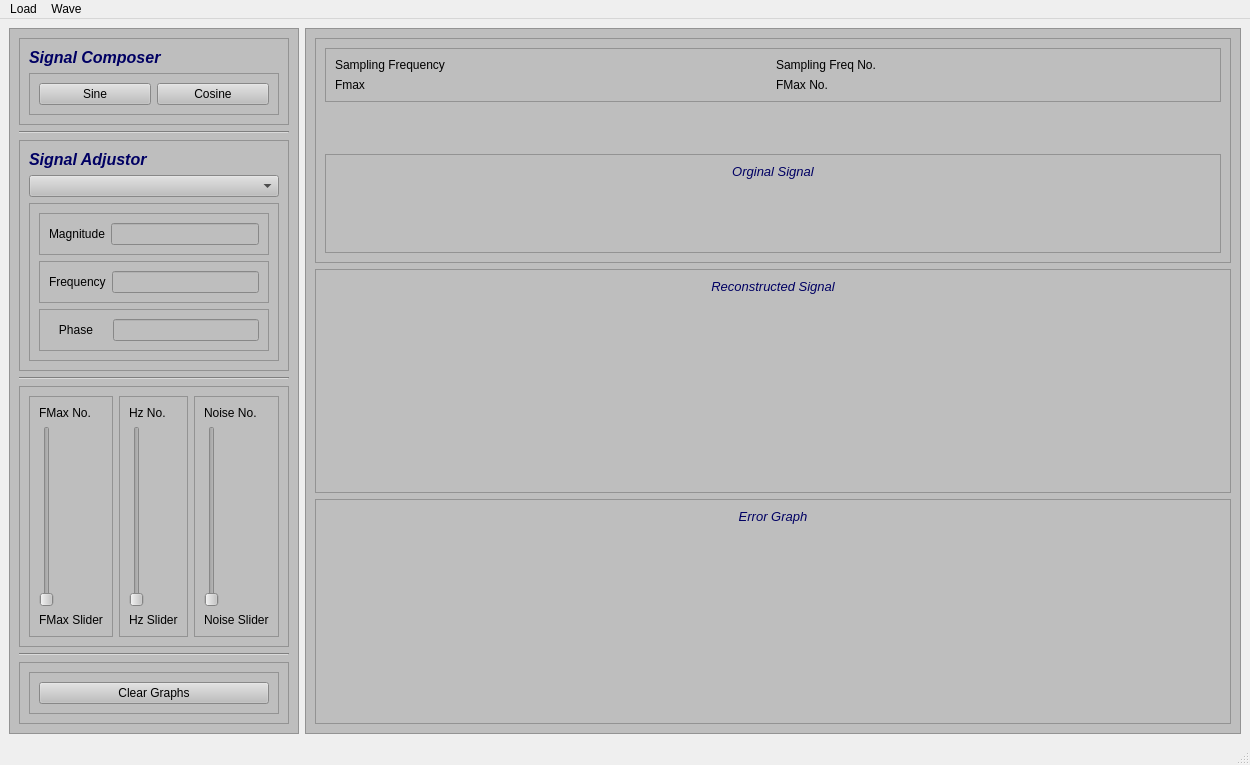
<?xml version="1.0" encoding="UTF-8"?>
<ui version="4.0">
 <class>MainWindow</class>
 <widget class="QMainWindow" name="MainWindow">
  <property name="geometry">
   <rect>
    <x>0</x>
    <y>0</y>
    <width>1250</width>
    <height>765</height>
   </rect>
  </property>
  <property name="windowTitle">
   <string>MainWindow</string>
  </property>
  <property name="styleSheet">
   <string notr="true"/>
  </property>
  <widget class="QWidget" name="centralwidget">
   <property name="styleSheet">
    <string notr="true"/>
   </property>
   <layout class="QFormLayout" name="formLayout">
    <item row="0" column="0">
     <widget class="QFrame" name="frame">
      <property name="styleSheet">
       <string notr="true">background-color: rgb(190, 190, 190);</string>
      </property>
      <property name="frameShape">
       <enum>QFrame::StyledPanel</enum>
      </property>
      <property name="frameShadow">
       <enum>QFrame::Raised</enum>
      </property>
      <layout class="QVBoxLayout" name="verticalLayout">
       <item>
        <widget class="QFrame" name="frame_11">
         <property name="styleSheet">
          <string notr="true">background-color: rgb(190, 190, 190);
color: rgb(0, 0, 0);</string>
         </property>
         <property name="frameShape">
          <enum>QFrame::StyledPanel</enum>
         </property>
         <property name="frameShadow">
          <enum>QFrame::Raised</enum>
         </property>
         <layout class="QVBoxLayout" name="verticalLayout_10">
          <item alignment="Qt::AlignTop">
           <widget class="QLabel" name="label">
            <property name="styleSheet">
             <string notr="true">color: rgb(0, 0, 99);
</string>
            </property>
            <property name="text">
             <string>&lt;html&gt;&lt;head/&gt;&lt;body&gt;&lt;p&gt;&lt;span style=&quot; font-size:12pt; font-weight:600; font-style:italic;&quot;&gt;Signal Composer&lt;/span&gt;&lt;/p&gt;&lt;/body&gt;&lt;/html&gt;</string>
            </property>
           </widget>
          </item>
          <item>
           <widget class="QFrame" name="frame_13">
            <property name="frameShape">
             <enum>QFrame::StyledPanel</enum>
            </property>
            <property name="frameShadow">
             <enum>QFrame::Raised</enum>
            </property>
            <layout class="QHBoxLayout" name="horizontalLayout_3">
             <item>
              <widget class="QPushButton" name="SinButton">
               <property name="text">
                <string>Sine</string>
               </property>
              </widget>
             </item>
             <item>
              <widget class="QPushButton" name="CosButton">
               <property name="text">
                <string>Cosine</string>
               </property>
              </widget>
             </item>
            </layout>
           </widget>
          </item>
         </layout>
        </widget>
       </item>
       <item>
        <widget class="Line" name="line">
         <property name="orientation">
          <enum>Qt::Horizontal</enum>
         </property>
        </widget>
       </item>
       <item>
        <widget class="QFrame" name="frame_6">
         <property name="styleSheet">
          <string notr="true">background-color: rgb(190, 190, 190);</string>
         </property>
         <property name="frameShape">
          <enum>QFrame::StyledPanel</enum>
         </property>
         <property name="frameShadow">
          <enum>QFrame::Raised</enum>
         </property>
         <layout class="QVBoxLayout" name="verticalLayout_9">
          <item alignment="Qt::AlignTop">
           <widget class="QLabel" name="label_2">
            <property name="styleSheet">
             <string notr="true">color: rgb(0, 0, 99);</string>
            </property>
            <property name="text">
             <string>&lt;html&gt;&lt;head/&gt;&lt;body&gt;&lt;p&gt;&lt;span style=&quot; font-size:12pt; font-weight:600; font-style:italic;&quot;&gt;Signal Adjustor&lt;/span&gt;&lt;/p&gt;&lt;/body&gt;&lt;/html&gt;</string>
            </property>
           </widget>
          </item>
          <item>
           <widget class="QComboBox" name="comboBox"/>
          </item>
          <item>
           <widget class="QFrame" name="frame_7">
            <property name="frameShape">
             <enum>QFrame::StyledPanel</enum>
            </property>
            <property name="frameShadow">
             <enum>QFrame::Raised</enum>
            </property>
            <layout class="QGridLayout" name="gridLayout">
             <item row="0" column="0">
              <widget class="QFrame" name="frame_19">
               <property name="frameShape">
                <enum>QFrame::StyledPanel</enum>
               </property>
               <property name="frameShadow">
                <enum>QFrame::Raised</enum>
               </property>
               <layout class="QHBoxLayout" name="horizontalLayout">
                <item>
                 <widget class="QLabel" name="label_11">
                  <property name="text">
                   <string>Magnitude</string>
                  </property>
                 </widget>
                </item>
                <item>
                 <widget class="QLineEdit" name="Magnitude"/>
                </item>
               </layout>
              </widget>
             </item>
             <item row="1" column="0">
              <widget class="QFrame" name="frame_20">
               <property name="frameShape">
                <enum>QFrame::StyledPanel</enum>
               </property>
               <property name="frameShadow">
                <enum>QFrame::Raised</enum>
               </property>
               <layout class="QHBoxLayout" name="horizontalLayout_10">
                <item>
                 <widget class="QLabel" name="label_10">
                  <property name="text">
                   <string>Frequency</string>
                  </property>
                 </widget>
                </item>
                <item>
                 <widget class="QLineEdit" name="Frequency"/>
                </item>
               </layout>
              </widget>
             </item>
             <item row="2" column="0">
              <widget class="QFrame" name="frame_21">
               <property name="frameShape">
                <enum>QFrame::StyledPanel</enum>
               </property>
               <property name="frameShadow">
                <enum>QFrame::Raised</enum>
               </property>
               <layout class="QHBoxLayout" name="horizontalLayout_11">
                <item>
                 <widget class="QLabel" name="label_16">
                  <property name="text">
                   <string>   Phase    </string>
                  </property>
                 </widget>
                </item>
                <item>
                 <widget class="QLineEdit" name="Phase"/>
                </item>
               </layout>
              </widget>
             </item>
            </layout>
           </widget>
          </item>
         </layout>
        </widget>
       </item>
       <item>
        <widget class="Line" name="line_2">
         <property name="orientation">
          <enum>Qt::Horizontal</enum>
         </property>
        </widget>
       </item>
       <item>
        <widget class="QFrame" name="frame_3">
         <property name="frameShape">
          <enum>QFrame::StyledPanel</enum>
         </property>
         <property name="frameShadow">
          <enum>QFrame::Raised</enum>
         </property>
         <layout class="QHBoxLayout" name="horizontalLayout_4">
          <item>
           <widget class="QFrame" name="frame_16">
            <property name="frameShape">
             <enum>QFrame::StyledPanel</enum>
            </property>
            <property name="frameShadow">
             <enum>QFrame::Raised</enum>
            </property>
            <layout class="QVBoxLayout" name="verticalLayout_2">
             <item>
              <widget class="QLabel" name="FMaxNum">
               <property name="text">
                <string>FMax No.</string>
               </property>
              </widget>
             </item>
             <item>
              <widget class="QSlider" name="verticalSlider">
               <property name="orientation">
                <enum>Qt::Vertical</enum>
               </property>
              </widget>
             </item>
             <item>
              <widget class="QLabel" name="label_9">
               <property name="text">
                <string>FMax Slider</string>
               </property>
              </widget>
             </item>
            </layout>
           </widget>
          </item>
          <item>
           <widget class="QFrame" name="frame_14">
            <property name="frameShape">
             <enum>QFrame::StyledPanel</enum>
            </property>
            <property name="frameShadow">
             <enum>QFrame::Raised</enum>
            </property>
            <layout class="QVBoxLayout" name="verticalLayout_11">
             <item>
              <widget class="QLabel" name="HzNum">
               <property name="text">
                <string>Hz No.</string>
               </property>
              </widget>
             </item>
             <item>
              <widget class="QSlider" name="verticalSlider_3">
               <property name="orientation">
                <enum>Qt::Vertical</enum>
               </property>
              </widget>
             </item>
             <item>
              <widget class="QLabel" name="label_12">
               <property name="text">
                <string>Hz Slider</string>
               </property>
              </widget>
             </item>
            </layout>
           </widget>
          </item>
          <item>
           <widget class="QFrame" name="frame_15">
            <property name="frameShape">
             <enum>QFrame::StyledPanel</enum>
            </property>
            <property name="frameShadow">
             <enum>QFrame::Raised</enum>
            </property>
            <layout class="QVBoxLayout" name="verticalLayout_12">
             <item>
              <widget class="QLabel" name="NoiseNum">
               <property name="text">
                <string>Noise No.</string>
               </property>
              </widget>
             </item>
             <item>
              <widget class="QSlider" name="verticalSlider_2">
               <property name="orientation">
                <enum>Qt::Vertical</enum>
               </property>
              </widget>
             </item>
             <item>
              <widget class="QLabel" name="label_13">
               <property name="text">
                <string>Noise Slider</string>
               </property>
              </widget>
             </item>
            </layout>
           </widget>
          </item>
         </layout>
        </widget>
       </item>
       <item>
        <widget class="Line" name="line_3">
         <property name="orientation">
          <enum>Qt::Horizontal</enum>
         </property>
        </widget>
       </item>
       <item>
        <widget class="QFrame" name="frame_4">
         <property name="frameShape">
          <enum>QFrame::StyledPanel</enum>
         </property>
         <property name="frameShadow">
          <enum>QFrame::Raised</enum>
         </property>
         <layout class="QHBoxLayout" name="horizontalLayout_2">
          <item>
           <widget class="QFrame" name="frame_5">
            <property name="frameShape">
             <enum>QFrame::StyledPanel</enum>
            </property>
            <property name="frameShadow">
             <enum>QFrame::Raised</enum>
            </property>
            <layout class="QVBoxLayout" name="verticalLayout_3">
             <item>
              <widget class="QPushButton" name="ClearGraph">
               <property name="text">
                <string>Clear Graphs</string>
               </property>
              </widget>
             </item>
            </layout>
           </widget>
          </item>
         </layout>
        </widget>
       </item>
      </layout>
     </widget>
    </item>
    <item row="0" column="1">
     <widget class="QFrame" name="frame_2">
      <property name="contextMenuPolicy">
       <enum>Qt::PreventContextMenu</enum>
      </property>
      <property name="styleSheet">
       <string notr="true">background-color: rgb(160, 160, 160);
background-color: rgb(190, 190, 190);</string>
      </property>
      <property name="frameShape">
       <enum>QFrame::StyledPanel</enum>
      </property>
      <property name="frameShadow">
       <enum>QFrame::Raised</enum>
      </property>
      <property name="midLineWidth">
       <number>0</number>
      </property>
      <layout class="QVBoxLayout" name="verticalLayout_4">
       <item>
        <widget class="QFrame" name="frame_9">
         <property name="frameShape">
          <enum>QFrame::StyledPanel</enum>
         </property>
         <property name="frameShadow">
          <enum>QFrame::Raised</enum>
         </property>
         <layout class="QVBoxLayout" name="verticalLayout_5">
          <item alignment="Qt::AlignTop">
           <widget class="QFrame" name="frame_22">
            <property name="frameShape">
             <enum>QFrame::StyledPanel</enum>
            </property>
            <property name="frameShadow">
             <enum>QFrame::Raised</enum>
            </property>
            <layout class="QGridLayout" name="gridLayout_2">
             <item row="0" column="0" alignment="Qt::AlignTop">
              <widget class="QLabel" name="label_17">
               <property name="text">
                <string>Sampling Frequency </string>
               </property>
              </widget>
             </item>
             <item row="0" column="1" alignment="Qt::AlignTop">
              <widget class="QLabel" name="label_18">
               <property name="text">
                <string>Sampling Freq No.</string>
               </property>
              </widget>
             </item>
             <item row="1" column="1">
              <widget class="QLabel" name="label_20">
               <property name="text">
                <string>FMax No.</string>
               </property>
              </widget>
             </item>
             <item row="1" column="0">
              <widget class="QLabel" name="label_19">
               <property name="text">
                <string>Fmax</string>
               </property>
              </widget>
             </item>
            </layout>
           </widget>
          </item>
          <item>
           <widget class="QFrame" name="frame_12">
            <property name="frameShape">
             <enum>QFrame::StyledPanel</enum>
            </property>
            <property name="frameShadow">
             <enum>QFrame::Raised</enum>
            </property>
            <layout class="QVBoxLayout" name="verticalLayout_8">
             <item alignment="Qt::AlignTop">
              <widget class="QLabel" name="label_4">
               <property name="styleSheet">
                <string notr="true">color: rgb(0, 0, 99);</string>
               </property>
               <property name="text">
                <string>&lt;html&gt;&lt;head/&gt;&lt;body&gt;&lt;p&gt;&lt;span style=&quot; font-size:10pt; font-style:italic;&quot;&gt;Orginal Signal&lt;/span&gt;&lt;/p&gt;&lt;/body&gt;&lt;/html&gt;</string>
               </property>
               <property name="alignment">
                <set>Qt::AlignCenter</set>
               </property>
              </widget>
             </item>
            </layout>
           </widget>
          </item>
         </layout>
        </widget>
       </item>
       <item>
        <widget class="QFrame" name="frame_8">
         <property name="frameShape">
          <enum>QFrame::StyledPanel</enum>
         </property>
         <property name="frameShadow">
          <enum>QFrame::Raised</enum>
         </property>
         <layout class="QVBoxLayout" name="verticalLayout_6">
          <item alignment="Qt::AlignTop">
           <widget class="QLabel" name="label_5">
            <property name="styleSheet">
             <string notr="true">color: rgb(0, 0, 99);</string>
            </property>
            <property name="text">
             <string>&lt;html&gt;&lt;head/&gt;&lt;body&gt;&lt;p&gt;&lt;span style=&quot; font-size:10pt; font-style:italic;&quot;&gt;Reconstructed Signal&lt;/span&gt;&lt;/p&gt;&lt;/body&gt;&lt;/html&gt;</string>
            </property>
            <property name="alignment">
             <set>Qt::AlignCenter</set>
            </property>
           </widget>
          </item>
         </layout>
        </widget>
       </item>
       <item>
        <widget class="QFrame" name="frame_10">
         <property name="frameShape">
          <enum>QFrame::StyledPanel</enum>
         </property>
         <property name="frameShadow">
          <enum>QFrame::Raised</enum>
         </property>
         <layout class="QVBoxLayout" name="verticalLayout_7">
          <item alignment="Qt::AlignTop">
           <widget class="QLabel" name="label_6">
            <property name="styleSheet">
             <string notr="true">color: rgb(0, 0, 99);</string>
            </property>
            <property name="text">
             <string>&lt;html&gt;&lt;head/&gt;&lt;body&gt;&lt;p&gt;&lt;span style=&quot; font-size:10pt; font-style:italic;&quot;&gt;Error Graph&lt;/span&gt;&lt;/p&gt;&lt;/body&gt;&lt;/html&gt;</string>
            </property>
            <property name="alignment">
             <set>Qt::AlignCenter</set>
            </property>
           </widget>
          </item>
         </layout>
        </widget>
       </item>
      </layout>
     </widget>
    </item>
   </layout>
  </widget>
  <widget class="QMenuBar" name="menubar">
   <property name="geometry">
    <rect>
     <x>0</x>
     <y>0</y>
     <width>1250</width>
     <height>21</height>
    </rect>
   </property>
   <widget class="QMenu" name="menuLoad_Signal">
    <property name="title">
     <string>Load</string>
    </property>
    <addaction name="actionLoad"/>
   </widget>
   <widget class="QMenu" name="menuWave">
    <property name="title">
     <string>Wave</string>
    </property>
    <addaction name="actionSampling"/>
   </widget>
   <addaction name="menuLoad_Signal"/>
   <addaction name="menuWave"/>
  </widget>
  <widget class="QStatusBar" name="statusbar"/>
  <action name="actionLoad">
   <property name="text">
    <string>Load Signal</string>
   </property>
   <property name="shortcut">
    <string>Ctrl+X</string>
   </property>
  </action>
  <action name="actionSampling">
   <property name="text">
    <string>Sampling Frequency </string>
   </property>
  </action>
 </widget>
 <resources/>
 <connections/>
</ui>
